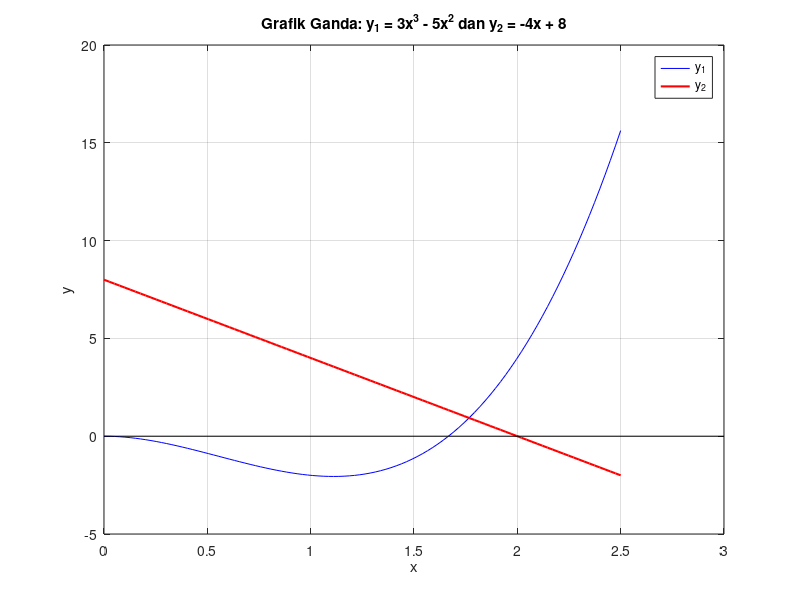

Recreate this plot in MATLAB. (Note: this script raises an error after producing the figure.)
% Grafik Ganda - Persamaan 1
x = linspace(0, 2.5, 100);
y1 = 3*x.^3 - 5*x.^2;
y2 = -4*x + 8;
plot(x, y1, 'b', x, y2, 'r', 'LineWidth', 1.5); grid on;
hold on;
line([0, 3], [0, 0], 'Color', 'k'); % Sumbu X
title('Grafik Ganda: y_1 = 3x^3 - 5x^2 dan y_2 = -4x + 8');
xlabel('x'); ylabel('y');
legend('y_1', 'y_2');
gtext('Akar');
hold off;
